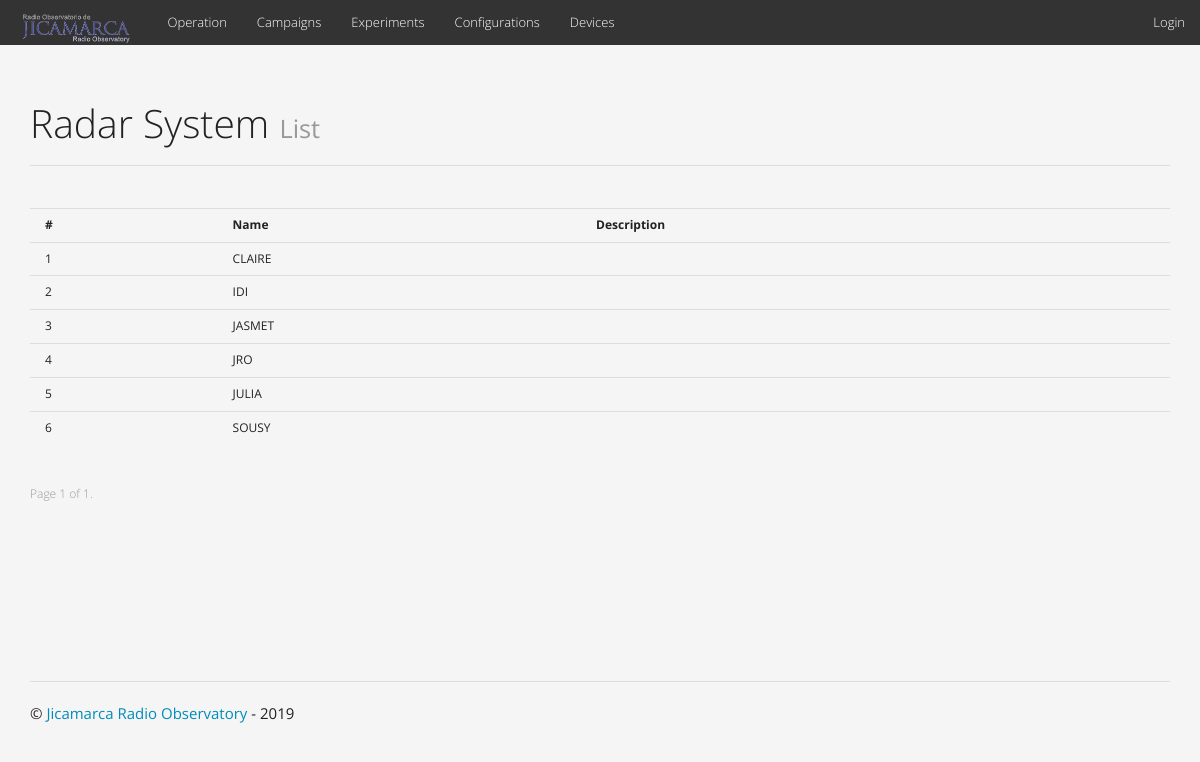
/location/, run on the app's committed database.
### apps/main/models.py (models this page shows)
class Location(models.Model):
    name = models.CharField(max_length = 30)
    description = models.TextField(blank=True, null=True)
    class Meta:
        db_table = 'db_location'
    def __str__(self):
        return u'%s' % self.name
    def get_absolute_url(self):
        return reverse('url_location', args=[str(self.id)])

### apps/main/views.py (the view)
# urls.py: url(r'^location/$', views.locations, name='url_locations'),
def locations(request):
    page = request.GET.get('page')
    order = ('name',)
    kwargs = get_paginator(Location, page, order)
    kwargs['keys'] = ['name', 'description']
    kwargs['title'] = 'Radar System'
    kwargs['suptitle'] = 'List'
    kwargs['no_sidebar'] = True
    return render(request, 'base_list.html', kwargs)

### apps/main/templatetags/main_tags.py (called while the page is built)
@register.filter
def attr(instance, key):
    display_key = "get_" + key + "_display"
    if key=='name':
        return '{}'.format(instance)
    if hasattr(instance, display_key):
        return getattr(instance, display_key)()
    if hasattr(instance, key):
        return getattr(instance, key)
    return instance.get(key)

@register.filter
def title(s):
    return s.split('__')[-1].replace('_', ' ').title()

### apps/main/templates/base_list.html (shortened to what this page needs)
{% extends "base.html" %}
{% load bootstrap3 %}
{% load static %}
{% load main_tags %}
{% block extra-head %}
<link href="{% static 'css/bootstrap-datetimepicker.min.css' %}" media="screen" rel="stylesheet">
{% endblock %}
{% block content-title %}{{title}}{% endblock %}
{% block content-suptitle %}{{suptitle}}{% endblock %}
{% block content %}
<br>
<table class="table table-hover">
  <tr>
    <th>#</th>
    {% for key in keys %}
    <th>{{ key|title }}</th>
    {% endfor%}
  </tr>
  {% for object in objects %}
    <tr class="clickable-row" data-href="{{object.get_absolute_url}}">
      <td>{{ forloop.counter|add:offset }}</td>
      {% for key in keys %}
      {% if key == 'actions' %}
      <td>
        <a class="btn btn-sm btn-danger" href="{{object.get_absolute_url_delete}}"><span class="glyphicon glyphicon-remove" aria-hidden="true"></span></a>
        <a class="btn btn-sm btn-primary" href="{{object.get_absolute_url_edit}}"><span class="glyphicon glyphicon-pencil" aria-hidden="true"></span></a>
      </td>
      {% else %}
      <td>{{ object|attr:key }}</td>
      {% endif %}
      {% endfor %}
    </tr>
  {% endfor %}
</table>
<div class="pagination">
  <span class="step-links">
  <span class="current">
    Page {{ objects.number }} of {{ objects.paginator.num_pages }}.
  </span>
  </span>
</div>
{% endblock %}

### apps/main/templates/base.html (shortened to what this page needs)
<!DOCTYPE html>
{% load static %}
<html lang="en">
<head>
    <link href="{% static 'css/bootstrap-yeti.min.css' %}" media="all" rel="stylesheet">
    <link href="{% static 'css/bootcards-desktop.min.css' %}" media="all" rel="stylesheet">
    <link href="{% static 'css/font-awesome.min.css' %}" media="all" rel="stylesheet">
    {% block extra-head %}
    {% endblock %}
</head>
<body>
{% block main_menu %}
<nav class="navbar navbar-default navbar-fixed-top" role="navigation">
    <div class="container-fluid">
      <div class="navbar-header">
        <a class="navbar-brand" href="{% url 'index' %}" style="padding-top:1px"><img class="logo" alt="JRO" src="{% static "images/logo-jro-color-trans.png" %}"></a>
      </div>
      <div class="collapse navbar-collapse" id="navigationbar">
        <ul class="nav navbar-nav">
          <li class=" dropdown {% block operation-active %}{% endblock %}">
            <a href="{% url 'url_operation'%}">Operation</a>
          </li>
          <li class=" dropdown {% block campaign-active %}{% endblock %}">
            <a href="{% url 'url_campaigns'%}">Campaigns</a>
          </li>
          <li class=" dropdown {% block experiment-active %}{% endblock %}">
            <a href="{% url 'url_experiments'%}">Experiments</a>
          </li>
          <li class=" dropdown {% block configuration-active %}{% endblock %}">
            <a href="{% url 'url_dev_confs'%}">Configurations</a>
          </li>
          <li class=" dropdown {% block device-active %}{% endblock %}">
            <a href="{% url 'url_devices'%}">Devices</a>
          </li>
        </ul>
        <ul class="nav navbar-nav navbar-right">
          {% if user.is_authenticated %}
          <li class="dropdown">
            <a href="#" class="dropdown-toggle" data-toggle="dropdown">Hi {{ user.username }}<span class="caret"></span></a>
             <ul class="dropdown-menu" role="menu">
                <li><a href="/admin" target="_blank">Control Panel</a></li>
                <li><a href="{% url 'url_logout' %}">Logout</a></li>
             </ul>
          </li>
          {% else %}
          <li><a href="{% url 'url_login' %}?next={{request.get_full_path}}">Login</a></li>
          {% endif %}
        </ul>
      </div>
    </div>
</nav>
{% endblock %}
<div class="container">
    <div id="page" class="row" style="min-height:600px">
    {% if no_sidebar %}
	   <div class="col-md-12 col-xs-12" role="main">
    {% else %}
     <div class="col-md-9 col-xs-12" role="main">
    {% endif %}
	   <div class="page-header">
        <h1>{% block content-title %}{% endblock %} <small>{% block content-suptitle %}{% endblock %}</small></h1>
       </div>
	   {% block content %}
	   {% endblock %}
	   </div>
	</div>
</div>
{% block footer %}
<footer class="footer">
  <div class="container">
  <p><hr></p>
  <p>
  &copy; <a href="http://jro.igp.gob.pe">Jicamarca Radio Observatory</a> - {% now "Y" %}
  </p>
  </div>
</footer>
{% endblock %}
</body>
</html>

### apps/main/templates/base.html (style rules this page uses)
body { padding-top: 60px }
.logo { padding-top: 5px; height: 50px }
.clickable-row { cursor: pointer; }

### data on the page
Location: keys "CLAIRE"
Location: keys "IDI"
Location: keys "JASMET"
Location: keys "JRO"
Location: keys "JULIA"
Location: keys "SOUSY"

### other printed values
{{ title }} "Radar System"
{{ suptitle }} "List"
{{ key|title }} "Name" "Description"
{{ objects.number }} "1"
{{ objects.paginator.num_pages }} "1"
